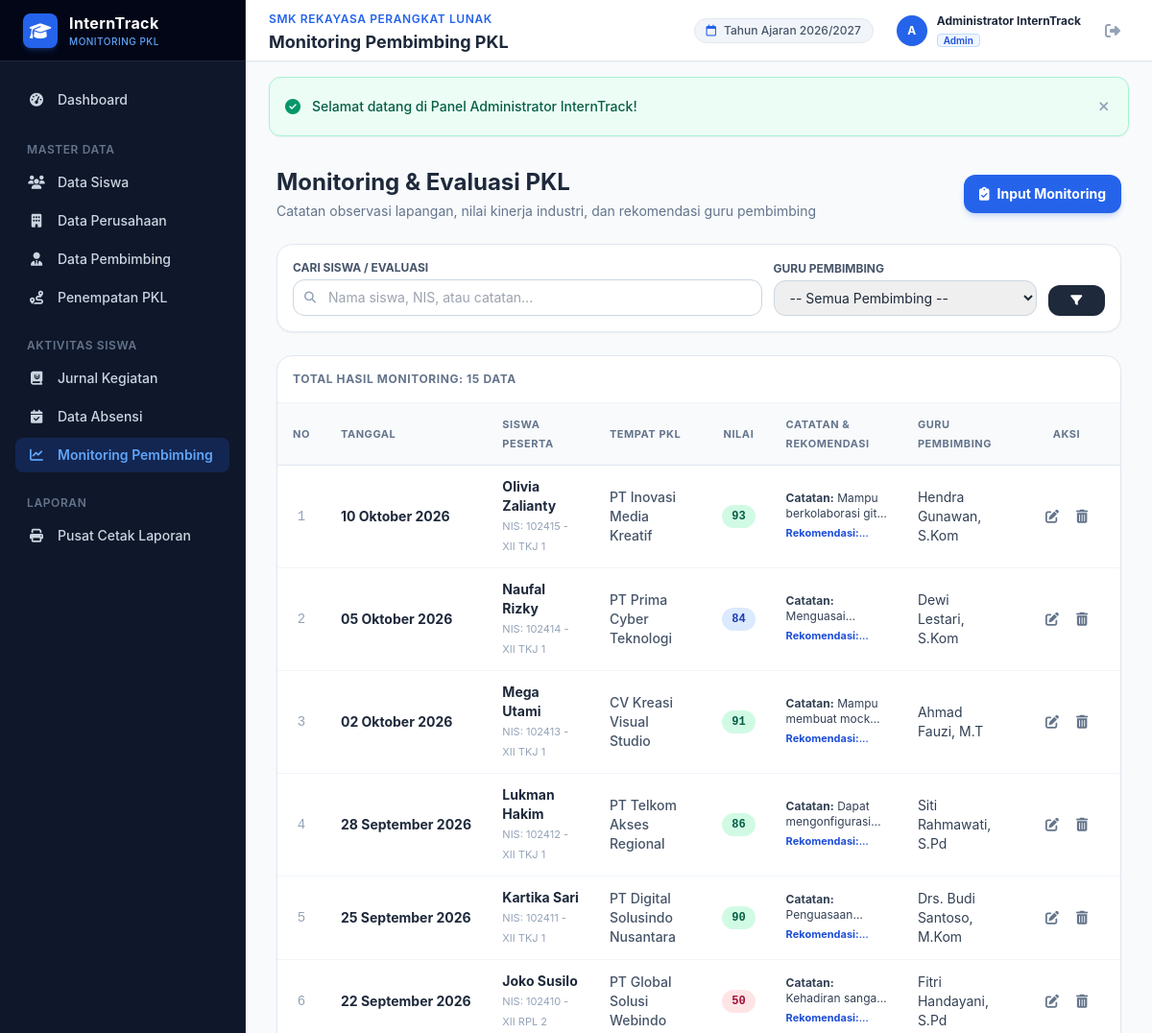
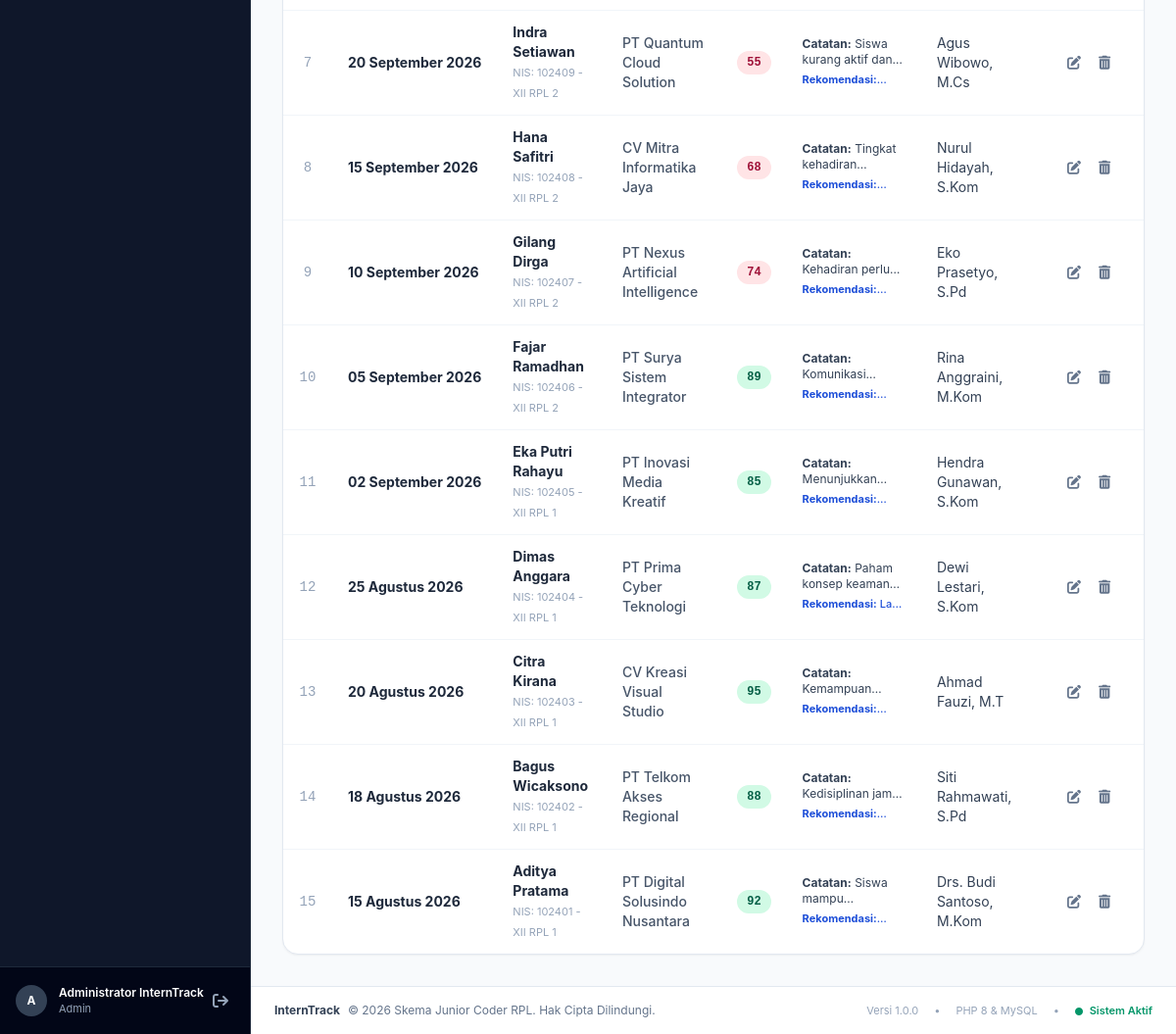
The page /admin/monitoring/index.php (signed in) on the database its author committed (2 pictures, top to bottom).
### tables this page shows
CREATE TABLE `monitoring` (
  `id` int(11) NOT NULL AUTO_INCREMENT,
  `penempatan_id` int(11) NOT NULL,
  `pembimbing_id` int(11) NOT NULL,
  `siswa_id` int(11) NOT NULL,
  `tanggal_monitoring` date NOT NULL,
  `catatan` text NOT NULL,
  `nilai` int(11) NOT NULL,
  `rekomendasi` text NOT NULL,
  `created_at` timestamp NOT NULL DEFAULT current_timestamp(),
  PRIMARY KEY (`id`),
  KEY `fk_monitoring_penempatan` (`penempatan_id`),
  KEY `fk_monitoring_pembimbing` (`pembimbing_id`),
  KEY `fk_monitoring_siswa` (`siswa_id`),
  CONSTRAINT `fk_monitoring_pembimbing` FOREIGN KEY (`pembimbing_id`) REFERENCES `pembimbing` (`id`) ON DELETE CASCADE,
  CONSTRAINT `fk_monitoring_penempatan` FOREIGN KEY (`penempatan_id`) REFERENCES `penempatan` (`id`) ON DELETE CASCADE,
  CONSTRAINT `fk_monitoring_siswa` FOREIGN KEY (`siswa_id`) REFERENCES `siswa` (`id`) ON DELETE CASCADE
);

CREATE TABLE `siswa` (
  `id` int(11) NOT NULL AUTO_INCREMENT,
  `user_id` int(11) DEFAULT NULL,
  `nis` varchar(20) NOT NULL,
  `nama` varchar(100) NOT NULL,
  `kelas` varchar(30) NOT NULL,
  `jurusan` varchar(60) NOT NULL,
  `no_hp` varchar(25) NOT NULL,
  `alamat` text DEFAULT NULL,
  `created_at` timestamp NOT NULL DEFAULT current_timestamp(),
  PRIMARY KEY (`id`),
  UNIQUE KEY `nis` (`nis`),
  KEY `fk_siswa_user` (`user_id`),
  CONSTRAINT `fk_siswa_user` FOREIGN KEY (`user_id`) REFERENCES `users` (`id`) ON DELETE SET NULL
);

CREATE TABLE `perusahaan` (
  `id` int(11) NOT NULL AUTO_INCREMENT,
  `nama_perusahaan` varchar(120) NOT NULL,
  `bidang_usaha` varchar(100) NOT NULL,
  `alamat` text NOT NULL,
  `kontak` varchar(50) NOT NULL,
  `email` varchar(100) DEFAULT NULL,
  `penanggung_jawab` varchar(100) DEFAULT NULL,
  `created_at` timestamp NOT NULL DEFAULT current_timestamp(),
  PRIMARY KEY (`id`)
);

CREATE TABLE `pembimbing` (
  `id` int(11) NOT NULL AUTO_INCREMENT,
  `user_id` int(11) DEFAULT NULL,
  `nip` varchar(30) NOT NULL,
  `nama` varchar(100) NOT NULL,
  `no_hp` varchar(25) NOT NULL,
  `email` varchar(100) DEFAULT NULL,
  `created_at` timestamp NOT NULL DEFAULT current_timestamp(),
  PRIMARY KEY (`id`),
  UNIQUE KEY `nip` (`nip`),
  KEY `fk_pembimbing_user` (`user_id`),
  CONSTRAINT `fk_pembimbing_user` FOREIGN KEY (`user_id`) REFERENCES `users` (`id`) ON DELETE SET NULL
);

### config/helper.php (called while the page is built, shortened)
<?php
function base_url($path = '') {
    $protocol = (!empty($_SERVER['HTTPS']) && $_SERVER['HTTPS'] !== 'off' || (isset($_SERVER['SERVER_PORT']) && $_SERVER['SERVER_PORT'] == 443)) ? "https://" : "http://";
    $host = isset($_SERVER['HTTP_HOST']) ? $_SERVER['HTTP_HOST'] : 'localhost';
    $script_dir = dirname($_SERVER['SCRIPT_NAME']);
    $script_dir = str_replace('\\', '/', $script_dir);
    $pos = stripos($script_dir, '/interntrack');
    if ($pos !== false) {
        $base = substr($script_dir, 0, $pos + 12);
    } else {
        $base = '';
    }
    $clean_path = ltrim($path, '/');
    return rtrim($protocol . $host . $base, '/') . ($clean_path ? '/' . $clean_path : '');
}
function clean_input($data) {
    return htmlspecialchars(trim($data ?? ''), ENT_QUOTES, 'UTF-8');
}
function format_tanggal_id($date) {
    $bulan = [
        1 => 'Januari', 'Februari', 'Maret', 'April', 'Mei', 'Juni',
        'Juli', 'Agustus', 'September', 'Oktober', 'November', 'Desember'
    ];
    $timestamp = strtotime($date);
    $d = date('d', $timestamp);
    $m = (int)date('m', $timestamp);
    $y = date('Y', $timestamp);
    return "$d " . ($bulan[$m] ?? '') . " $y";
}

### admin/monitoring/index.php (the view, shortened to what this page needs)
<?php
require_once __DIR__ . '/../../config/database.php';
require_once __DIR__ . '/../../config/helper.php';
$search = clean_input($_GET['search'] ?? '');
$sql = "
    SELECT
        m.*,
        s.nama as nama_siswa, s.nis, s.kelas,
        p.nama_perusahaan,
        pem.nama as nama_pembimbing, pem.nip
    FROM monitoring m
    JOIN siswa s ON s.id = m.siswa_id
    JOIN pembimbing pem ON pem.id = m.pembimbing_id
    LEFT JOIN penempatan pen ON pen.id = m.penempatan_id
    LEFT JOIN perusahaan p ON p.id = pen.perusahaan_id
    WHERE 1=1
";
$params = [];
$sql .= " ORDER BY m.tanggal_monitoring DESC, m.id DESC";
$stmt = $pdo->prepare($sql);
$stmt->execute($params);
$monitoring_list = $stmt->fetchAll();
require_once __DIR__ . '/../../includes/header.php';
?>
<div class="flex h-screen overflow-hidden">
    <?php require_once __DIR__ . '/../../includes/sidebar.php'; ?>
    <div class="flex-1 flex flex-col overflow-y-auto">
        <?php require_once __DIR__ . '/../../includes/navbar.php'; ?>
        <main class="p-4 sm:p-6 lg:p-8 space-y-6">
            <div class="flex flex-col sm:flex-row sm:items-center justify-between gap-4">
                <div>
                    <h2 class="text-xl sm:text-2xl font-bold text-slate-800">Monitoring & Evaluasi PKL</h2>
                    <p class="text-xs sm:text-sm text-slate-500 mt-1">Catatan observasi lapangan, nilai kinerja industri, dan rekomendasi guru pembimbing</p>
                </div>
                <div class="flex items-center gap-3">
                    <a href="<?= base_url('admin/monitoring/tambah.php') ?>" class="px-4 py-2.5 bg-blue-600 hover:bg-blue-700 text-white rounded-xl text-xs sm:text-sm font-bold shadow-md shadow-blue-600/20 transition-all flex items-center gap-2">
                        <i class="fa-solid fa-clipboard-check"></i>
                        <span>Input Monitoring</span>
                    </a>
                </div>
            </div>
            <div class="bg-white p-4 rounded-2xl border border-slate-200 shadow-sm">
                <form action="<?= base_url('admin/monitoring/index.php') ?>" method="GET" class="grid grid-cols-1 sm:grid-cols-12 gap-3 items-end">
                    <div class="sm:col-span-7">
                        <label for="search" class="block text-xs font-bold text-slate-600 uppercase mb-1">Cari Siswa / Evaluasi</label>
                        <div class="relative">
                            <span class="absolute inset-y-0 left-0 flex items-center pl-3 text-slate-400">
                                <i class="fa-solid fa-magnifying-glass text-xs"></i>
                            </span>
                            <input type="text" name="search" id="search" value="<?= htmlspecialchars($search) ?>" placeholder="Nama siswa, NIS, atau catatan..."
                                   class="w-full pl-9 pr-3 py-2 border border-slate-300 rounded-xl text-xs sm:text-sm focus:outline-none focus:ring-2 focus:ring-blue-500">
                        </div>
                    </div>
                    <div class="sm:col-span-4">
                        <label for="pembimbing" class="block text-xs font-bold text-slate-600 uppercase mb-1">Guru Pembimbing</label>
                        <select name="pembimbing" id="pembimbing" class="w-full py-2 px-3 border border-slate-300 rounded-xl text-xs sm:text-sm focus:outline-none focus:ring-2 focus:ring-blue-500">
                            <option value="">-- Semua Pembimbing --</option>
                        </select>
                    </div>
                    <div class="sm:col-span-1">
                        <button type="submit" class="w-full py-2 bg-slate-800 hover:bg-slate-900 text-white rounded-xl text-xs font-bold transition-colors">
                            <i class="fa-solid fa-filter"></i>
                        </button>
                    </div>
                </form>
            </div>
            <div class="bg-white rounded-2xl border border-slate-200 shadow-sm overflow-hidden">
                <div class="p-4 border-b border-slate-100 flex items-center justify-between">
                    <span class="text-xs font-bold text-slate-500 uppercase tracking-wider">Total Hasil Monitoring: <?= count($monitoring_list) ?> Data</span>
                </div>
                <div class="overflow-x-auto">
                    <table class="w-full text-left text-xs sm:text-sm">
                        <thead class="bg-slate-50 text-slate-500 uppercase text-[11px] tracking-wider border-b border-slate-200">
                            <tr>
                                <th class="py-3 px-4 text-center w-12">No</th>
                                <th class="py-3 px-4">Tanggal</th>
                                <th class="py-3 px-4">Siswa Peserta</th>
                                <th class="py-3 px-4">Tempat PKL</th>
                                <th class="py-3 px-4 text-center">Nilai</th>
                                <th class="py-3 px-4">Catatan & Rekomendasi</th>
                                <th class="py-3 px-4">Guru Pembimbing</th>
                                <th class="py-3 px-4 text-center w-28">Aksi</th>
                            </tr>
                        </thead>
                        <tbody class="divide-y divide-slate-100">
                            <?php if (empty($monitoring_list)): ?>
                                <tr>
                                    <td colspan="8" class="py-8 text-center text-slate-400 text-xs">Belum ada catatan monitoring yang tersimpan.</td>
                                </tr>
                            <?php else: ?>
                                <?php foreach ($monitoring_list as $idx => $m): ?>
                                    <tr class="hover:bg-slate-50 transition-colors">
                                        <td class="py-3 px-4 text-center text-slate-400 font-mono"><?= $idx + 1 ?></td>
                                        <td class="py-3 px-4 font-bold text-slate-800 whitespace-nowrap">
                                            <?= format_tanggal_id($m['tanggal_monitoring']) ?>
                                        </td>
                                        <td class="py-3 px-4">
                                            <a href="<?= base_url('admin/siswa/detail.php?id=' . $m['siswa_id']) ?>" class="font-bold text-slate-800 hover:text-blue-600 block">
                                                <?= htmlspecialchars($m['nama_siswa']) ?>
                                            </a>
                                            <span class="text-[11px] text-slate-400">NIS: <?= htmlspecialchars($m['nis']) ?> - <?= htmlspecialchars($m['kelas']) ?></span>
                                        </td>
                                        <td class="py-3 px-4 text-slate-600 font-medium">
                                            <?= htmlspecialchars($m['nama_perusahaan'] ?? '-') ?>
                                        </td>
                                        <td class="py-3 px-4 text-center">
                                            <span class="inline-flex items-center px-2.5 py-1 rounded-full text-xs font-black font-mono <?= $m['nilai'] >= 85 ? 'bg-emerald-100 text-emerald-800' : ($m['nilai'] >= 75 ? 'bg-blue-100 text-blue-800' : 'bg-rose-100 text-rose-800') ?>">
                                                <?= $m['nilai'] ?>
                                            </span>
                                        </td>
                                        <td class="py-3 px-4 max-w-sm">
                                            <p class="text-xs text-slate-700 line-clamp-2"><span class="font-bold">Catatan:</span> <?= htmlspecialchars($m['catatan']) ?></p>
                                            <p class="text-[11px] text-blue-700 font-medium line-clamp-1 mt-0.5"><span class="font-bold">Rekomendasi:</span> <?= htmlspecialchars($m['rekomendasi']) ?></p>
                                        </td>
                                        <td class="py-3 px-4 text-slate-700">
                                            <?= htmlspecialchars($m['nama_pembimbing']) ?>
                                        </td>
                                        <td class="py-3 px-4 text-center">
                                            <div class="flex items-center justify-center gap-1.5">
                                                <a href="<?= base_url('admin/monitoring/edit.php?id=' . $m['id']) ?>" title="Edit" class="p-1.5 text-slate-500 hover:text-amber-600 hover:bg-amber-50 rounded-lg">
                                                    <i class="fa-solid fa-pen-to-square"></i>
                                                </a>
                                                <button type="button" onclick="confirmAction('Hapus catatan monitoring ini?', '<?= base_url('admin/monitoring/hapus.php?id=' . $m['id']) ?>')" title="Hapus" class="p-1.5 text-slate-500 hover:text-rose-600 hover:bg-rose-50 rounded-lg">
                                                    <i class="fa-solid fa-trash-can"></i>
                                                </button>
                                            </div>
                                        </td>
                                    </tr>
                                <?php endforeach; ?>
                            <?php endif; ?>
                        </tbody>
                    </table>
                </div>
            </div>
        </main>
        <?php require_once __DIR__ . '/../../includes/footer.php'; ?>

### assets/css/style.css (style rules this page uses)
body { font-family: -apple-system, BlinkMacSystemFont, "Segoe UI", Roboto, "Helvetica Neue", Arial, sans-serif; background-color: #f8fafc; color: #1e293b; }

### rows shown on the page
monitoring: tanggal_monitoring "10 Oktober 2026", siswa.nama "Olivia Zalianty", siswa.nis "102415", siswa.kelas "XII TKJ 1", perusahaan.nama_perusahaan "PT Inovasi Media Kreatif", nilai "93", catatan "Mampu berkolaborasi…", pembimbing.nama "Hendra Gunawan, S.Kom"
monitoring: tanggal_monitoring "05 Oktober 2026", siswa.nama "Naufal Rizky", siswa.nis "102414", siswa.kelas "XII TKJ 1", perusahaan.nama_perusahaan "PT Prima Cyber Teknologi", nilai "84", pembimbing.nama "Dewi Lestari, S.Kom"
monitoring: tanggal_monitoring "02 Oktober 2026", siswa.nama "Mega Utami", siswa.nis "102413", siswa.kelas "XII TKJ 1", perusahaan.nama_perusahaan "CV Kreasi Visual Studio", nilai "91", catatan "Mampu membuat…", pembimbing.nama "Ahmad Fauzi, M.T"
monitoring: tanggal_monitoring "28 September 2026", siswa.nama "Lukman Hakim", siswa.nis "102412", siswa.kelas "XII TKJ 1", perusahaan.nama_perusahaan "PT Telkom Akses Regional", nilai "86", catatan "Dapat…", pembimbing.nama "Siti Rahmawati, S.Pd"
monitoring: tanggal_monitoring "25 September 2026", siswa.nama "Kartika Sari", siswa.nis "102411", siswa.kelas "XII TKJ 1", perusahaan.nama_perusahaan "PT Digital Solusindo Nusantara", nilai "90", pembimbing.nama "Drs. Budi Santoso, M.Kom"
monitoring: tanggal_monitoring "22 September 2026", siswa.nama "Joko Susilo", siswa.nis "102410", siswa.kelas "XII RPL 2", perusahaan.nama_perusahaan "PT Global Solusi Webindo", nilai "50", catatan "Kehadiran…", pembimbing.nama "Fitri Handayani, S.Pd"
monitoring: tanggal_monitoring "20 September 2026", siswa.nama "Indra Setiawan", siswa.nis "102409", siswa.kelas "XII RPL 2", perusahaan.nama_perusahaan "PT Quantum Cloud Solution", nilai "55", catatan "Siswa kurang aktif…", pembimbing.nama "Agus Wibowo, M.Cs"
monitoring: tanggal_monitoring "15 September 2026", siswa.nama "Hana Safitri", siswa.nis "102408", siswa.kelas "XII RPL 2", perusahaan.nama_perusahaan "CV Mitra Informatika Jaya", nilai "68", catatan "Tingkat…", pembimbing.nama "Nurul Hidayah, S.Kom"
monitoring: tanggal_monitoring "10 September 2026", siswa.nama "Gilang Dirga", siswa.nis "102407", siswa.kelas "XII RPL 2", perusahaan.nama_perusahaan "PT Nexus Artificial Intelligence", nilai "74", catatan "Kehadiran…", pembimbing.nama "Eko Prasetyo, S.Pd"
monitoring: tanggal_monitoring "05 September 2026", siswa.nama "Fajar Ramadhan", siswa.nis "102406", siswa.kelas "XII RPL 2", perusahaan.nama_perusahaan "PT Surya Sistem Integrator", nilai "89", pembimbing.nama "Rina Anggraini, M.Kom"
monitoring: tanggal_monitoring "02 September 2026", siswa.nama "Eka Putri Rahayu", siswa.nis "102405", siswa.kelas "XII RPL 1", perusahaan.nama_perusahaan "PT Inovasi Media Kreatif", nilai "85", pembimbing.nama "Hendra Gunawan, S.Kom"
monitoring: tanggal_monitoring "25 Agustus 2026", siswa.nama "Dimas Anggara", siswa.nis "102404", siswa.kelas "XII RPL 1", perusahaan.nama_perusahaan "PT Prima Cyber Teknologi", nilai "87", catatan "Paham konsep…", pembimbing.nama "Dewi Lestari, S.Kom"
monitoring: tanggal_monitoring "20 Agustus 2026", siswa.nama "Citra Kirana", siswa.nis "102403", siswa.kelas "XII RPL 1", perusahaan.nama_perusahaan "CV Kreasi Visual Studio", nilai "95", pembimbing.nama "Ahmad Fauzi, M.T"
monitoring: tanggal_monitoring "18 Agustus 2026", siswa.nama "Bagus Wicaksono", siswa.nis "102402", siswa.kelas "XII RPL 1", perusahaan.nama_perusahaan "PT Telkom Akses Regional", nilai "88", catatan "Kedisiplinan…", pembimbing.nama "Siti Rahmawati, S.Pd"
monitoring: tanggal_monitoring "15 Agustus 2026", siswa.nama "Aditya Pratama", siswa.nis "102401", siswa.kelas "XII RPL 1", perusahaan.nama_perusahaan "PT Digital Solusindo Nusantara", nilai "92", catatan "Siswa…", pembimbing.nama "Drs. Budi Santoso, M.Kom"

### other values the page prints
substr($current_user['nama_lengkap'] ?? 'U', 0, 1) "A"
$current_user['nama_lengkap'] "Administrator InternTrack"
$current_user['role'] "Admin"
$page_title "Monitoring Pembimbing PKL"
$flash['message'] "Selamat datang di Panel Administrator InternTrack!"
count($monitoring_list) "15"
